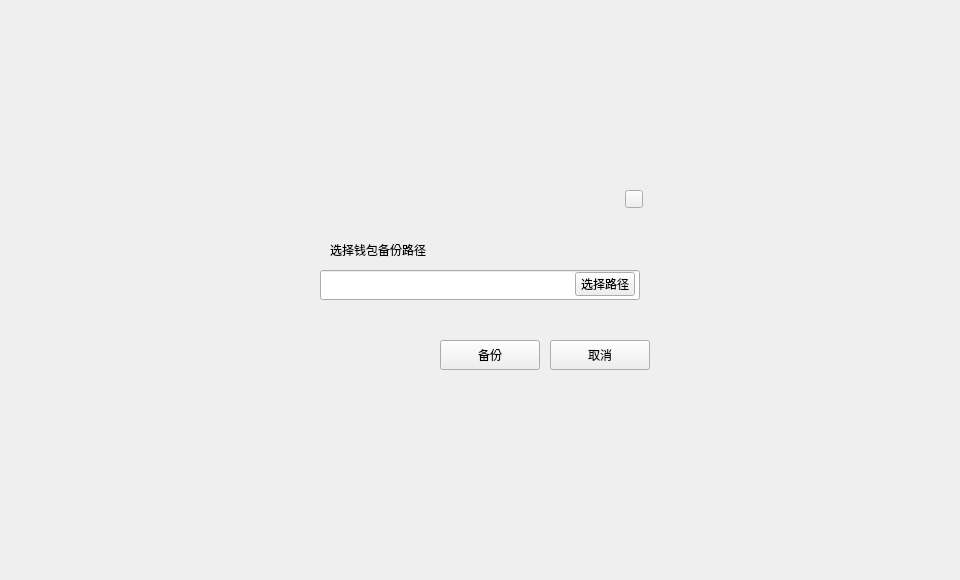
<?xml version="1.0" encoding="UTF-8"?>
<ui version="4.0">
 <class>BackupWalletDialog</class>
 <widget class="QDialog" name="BackupWalletDialog">
  <property name="geometry">
   <rect>
    <x>0</x>
    <y>0</y>
    <width>960</width>
    <height>580</height>
   </rect>
  </property>
  <property name="windowTitle">
   <string>Dialog</string>
  </property>
  <widget class="QWidget" name="widget" native="true">
   <property name="geometry">
    <rect>
     <x>0</x>
     <y>0</y>
     <width>960</width>
     <height>580</height>
    </rect>
   </property>
   <widget class="QWidget" name="containerWidget" native="true">
    <property name="geometry">
     <rect>
      <x>290</x>
      <y>170</y>
      <width>380</width>
      <height>240</height>
     </rect>
    </property>
    <widget class="QToolButton" name="cancelBtn">
     <property name="geometry">
      <rect>
       <x>260</x>
       <y>170</y>
       <width>100</width>
       <height>30</height>
      </rect>
     </property>
     <property name="cursor">
      <cursorShape>PointingHandCursor</cursorShape>
     </property>
     <property name="styleSheet">
      <string notr="true"/>
     </property>
     <property name="text">
      <string>取消</string>
     </property>
    </widget>
    <widget class="QLabel" name="nameLabel">
     <property name="geometry">
      <rect>
       <x>40</x>
       <y>70</y>
       <width>200</width>
       <height>20</height>
      </rect>
     </property>
     <property name="font">
      <font>
       <family>微软雅黑</family>
      </font>
     </property>
     <property name="text">
      <string>选择钱包备份路径</string>
     </property>
    </widget>
    <widget class="QToolButton" name="pathBtn">
     <property name="geometry">
      <rect>
       <x>285</x>
       <y>102</y>
       <width>60</width>
       <height>24</height>
      </rect>
     </property>
     <property name="font">
      <font>
       <family>微软雅黑</family>
       <pointsize>9</pointsize>
       <weight>50</weight>
       <italic>false</italic>
       <bold>false</bold>
       <underline>false</underline>
      </font>
     </property>
     <property name="cursor">
      <cursorShape>PointingHandCursor</cursorShape>
     </property>
     <property name="styleSheet">
      <string notr="true"/>
     </property>
     <property name="text">
      <string>选择路径</string>
     </property>
    </widget>
    <widget class="QToolButton" name="backupBtn">
     <property name="geometry">
      <rect>
       <x>150</x>
       <y>170</y>
       <width>100</width>
       <height>30</height>
      </rect>
     </property>
     <property name="cursor">
      <cursorShape>PointingHandCursor</cursorShape>
     </property>
     <property name="styleSheet">
      <string notr="true"/>
     </property>
     <property name="text">
      <string>备份</string>
     </property>
    </widget>
    <widget class="QLineEdit" name="pathLineEdit">
     <property name="geometry">
      <rect>
       <x>30</x>
       <y>100</y>
       <width>320</width>
       <height>30</height>
      </rect>
     </property>
     <property name="font">
      <font>
       <family>微软雅黑</family>
       <pointsize>10</pointsize>
      </font>
     </property>
     <property name="contextMenuPolicy">
      <enum>Qt::DefaultContextMenu</enum>
     </property>
     <property name="styleSheet">
      <string notr="true"/>
     </property>
     <property name="text">
      <string/>
     </property>
     <property name="readOnly">
      <bool>false</bool>
     </property>
    </widget>
    <widget class="QToolButton" name="closeBtn">
     <property name="geometry">
      <rect>
       <x>335</x>
       <y>20</y>
       <width>18</width>
       <height>18</height>
      </rect>
     </property>
     <property name="cursor">
      <cursorShape>PointingHandCursor</cursorShape>
     </property>
     <property name="focusPolicy">
      <enum>Qt::NoFocus</enum>
     </property>
     <property name="styleSheet">
      <string notr="true"/>
     </property>
     <property name="text">
      <string/>
     </property>
    </widget>
    <zorder>pathLineEdit</zorder>
    <zorder>cancelBtn</zorder>
    <zorder>nameLabel</zorder>
    <zorder>pathBtn</zorder>
    <zorder>backupBtn</zorder>
    <zorder>closeBtn</zorder>
   </widget>
  </widget>
 </widget>
 <resources/>
 <connections/>
</ui>
